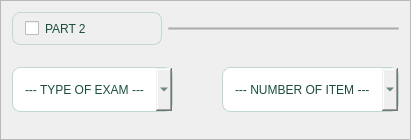
                    <widget class="QFrame" name="frame_34">
                     <property name="minimumSize">
                      <size>
                       <width>0</width>
                       <height>100</height>
                      </size>
                     </property>
                     <property name="maximumSize">
                      <size>
                       <width>16777215</width>
                       <height>180</height>
                      </size>
                     </property>
                     <property name="frameShape">
                      <enum>QFrame::StyledPanel</enum>
                     </property>
                     <property name="frameShadow">
                      <enum>QFrame::Raised</enum>
                     </property>
                     <layout class="QGridLayout" name="gridLayout_73">
                      <item row="0" column="0" colspan="3">
                       <layout class="QGridLayout" name="gridLayout_74">
                        <item row="0" column="1">
                         <widget class="Line" name="line_11">
                          <property name="styleSheet">
                           <string notr="true">QFrame {
    border: 1px solid #ccc;
    background-color: #aaa;
    height: 2px;
}
</string>
                          </property>
                          <property name="orientation">
                           <enum>Qt::Horizontal</enum>
                          </property>
                         </widget>
                        </item>
                        <item row="0" column="0">
                         <widget class="QCheckBox" name="part_2">
                          <property name="sizePolicy">
                           <sizepolicy hsizetype="Minimum" vsizetype="Expanding">
                            <horstretch>0</horstretch>
                            <verstretch>0</verstretch>
                           </sizepolicy>
                          </property>
                          <property name="maximumSize">
                           <size>
                            <width>150</width>
                            <height>45</height>
                           </size>
                          </property>
                          <property name="styleSheet">
                           <string notr="true">QCheckBox {
    background: qlineargradient(x1:0, y1:0, x2:1, y2:1, 
                stop:0 #E9F3F0, stop:1 #D4EAE4);  /* Smooth gradient */
    color: #1B4D3E;                                /* Dark green text */
    border: 1px solid #BFD9CF;                     /* Softer border */
    border-radius: 8px;                            /* Rounded corners */
    padding: 8px 12px;                             /* Spacious padding */
    font: bold 17px &quot;Segoe UI&quot;;                     /* Sleek font */
    selection-background-color: #BFD9CF;            /* Highlight color */
    selection-color: #02281A;                      /* Selection text color */
    transition: background 0.3s ease;               /* Smooth transition */                              
}
</string>
                          </property>
                          <property name="text">
                           <string>PART 2</string>
                          </property>
                         </widget>
                        </item>
                       </layout>
                      </item>
                      <item row="1" column="0">
                       <widget class="QComboBox" name="type_exam_2">
                        <property name="sizePolicy">
                         <sizepolicy hsizetype="Expanding" vsizetype="Expanding">
                          <horstretch>0</horstretch>
                          <verstretch>0</verstretch>
                         </sizepolicy>
                        </property>
                        <property name="maximumSize">
                         <size>
                          <width>16777215</width>
                          <height>45</height>
                         </size>
                        </property>
                        <property name="styleSheet">
                         <string notr="true">QComboBox {
    background: qlineargradient(x1:0, y1:0, x2:1, y2:1, 
                stop:0 #E9F3F0, stop:1 #D4EAE4);  /* Smooth gradient */
    color: #1B4D3E;                                /* Dark green text */
    border: 1px solid #BFD9CF;                     /* Softer border */
    border-radius: 8px;                            /* Rounded corners */
    padding: 8px 12px;                             /* Spacious padding */
    font: bold 17px &quot;Segoe UI&quot;;                     /* Sleek font */
    selection-background-color: #BFD9CF;            /* Highlight color */
    selection-color: #02281A;                      /* Selection text color */
    transition: background 0.3s ease;               /* Smooth transition */                              
}

QComboBox QAbstractItemView {
    background: #E9F3F0;                           /* Light dropdown background */
    color: #1B4D3E;                                /* Dark green text */
    border: 1px solid #BFD9CF;
    border-radius: 8px;                            /* Rounded corners */
    selection-background-color: #BFD9CF;            /* Selection color */
    selection-color: #02281A;                      /* Selection text color */
    padding: 4px;                                  /* Space around items */
}
</string>
                        </property>
                        <item>
                         <property name="text">
                          <string>--- TYPE OF EXAM ---</string>
                         </property>
                        </item>
                        <item>
                         <property name="text">
                          <string>MULTIPLE CHOICES</string>
                         </property>
                        </item>
                        <item>
                         <property name="text">
                          <string>TRUE OR FALSE</string>
                         </property>
                        </item>
                        <item>
                         <property name="text">
                          <string>IDENTIFICATION</string>
                         </property>
                        </item>
                       </widget>
                      </item>
                      <item row="1" column="1">
                       <spacer name="horizontalSpacer_25">
                        <property name="orientation">
                         <enum>Qt::Horizontal</enum>
                        </property>
                        <property name="sizeType">
                         <enum>QSizePolicy::Fixed</enum>
                        </property>
                        <property name="sizeHint" stdset="0">
                         <size>
                          <width>37</width>
                          <height>77</height>
                         </size>
                        </property>
                       </spacer>
                      </item>
                      <item row="1" column="2">
                       <widget class="QComboBox" name="number_item_2">
                        <property name="sizePolicy">
                         <sizepolicy hsizetype="Expanding" vsizetype="Expanding">
                          <horstretch>0</horstretch>
                          <verstretch>0</verstretch>
                         </sizepolicy>
                        </property>
                        <property name="maximumSize">
                         <size>
                          <width>16777215</width>
                          <height>45</height>
                         </size>
                        </property>
                        <property name="styleSheet">
                         <string notr="true">QComboBox {
    background: qlineargradient(x1:0, y1:0, x2:1, y2:1, 
                stop:0 #E9F3F0, stop:1 #D4EAE4);  /* Smooth gradient */
    color: #1B4D3E;                                /* Dark green text */
    border: 1px solid #BFD9CF;                     /* Softer border */
    border-radius: 8px;                            /* Rounded corners */
    padding: 8px 12px;                             /* Spacious padding */
    font: bold 17px &quot;Segoe UI&quot;;                     /* Sleek font */
    selection-background-color: #BFD9CF;            /* Highlight color */
    selection-color: #02281A;                      /* Selection text color */
    transition: background 0.3s ease;               /* Smooth transition */                              
}

QComboBox QAbstractItemView {
    background: #E9F3F0;                           /* Light dropdown background */
    color: #1B4D3E;                                /* Dark green text */
    border: 1px solid #BFD9CF;
    border-radius: 8px;                            /* Rounded corners */
    selection-background-color: #BFD9CF;            /* Selection color */
    selection-color: #02281A;                      /* Selection text color */
    padding: 4px;                                  /* Space around items */
}
</string>
                        </property>
                        <item>
                         <property name="text">
                          <string>--- NUMBER OF ITEM ---</string>
                         </property>
                        </item>
                        <item>
                         <property name="text">
                          <string>5</string>
                         </property>
                        </item>
                        <item>
                         <property name="text">
                          <string>10</string>
                         </property>
                        </item>
                        <item>
                         <property name="text">
                          <string>15</string>
                         </property>
                        </item>
                        <item>
                         <property name="text">
                          <string>20</string>
                         </property>
                        </item>
                       </widget>
                      </item>
                     </layout>
                    </widget>
